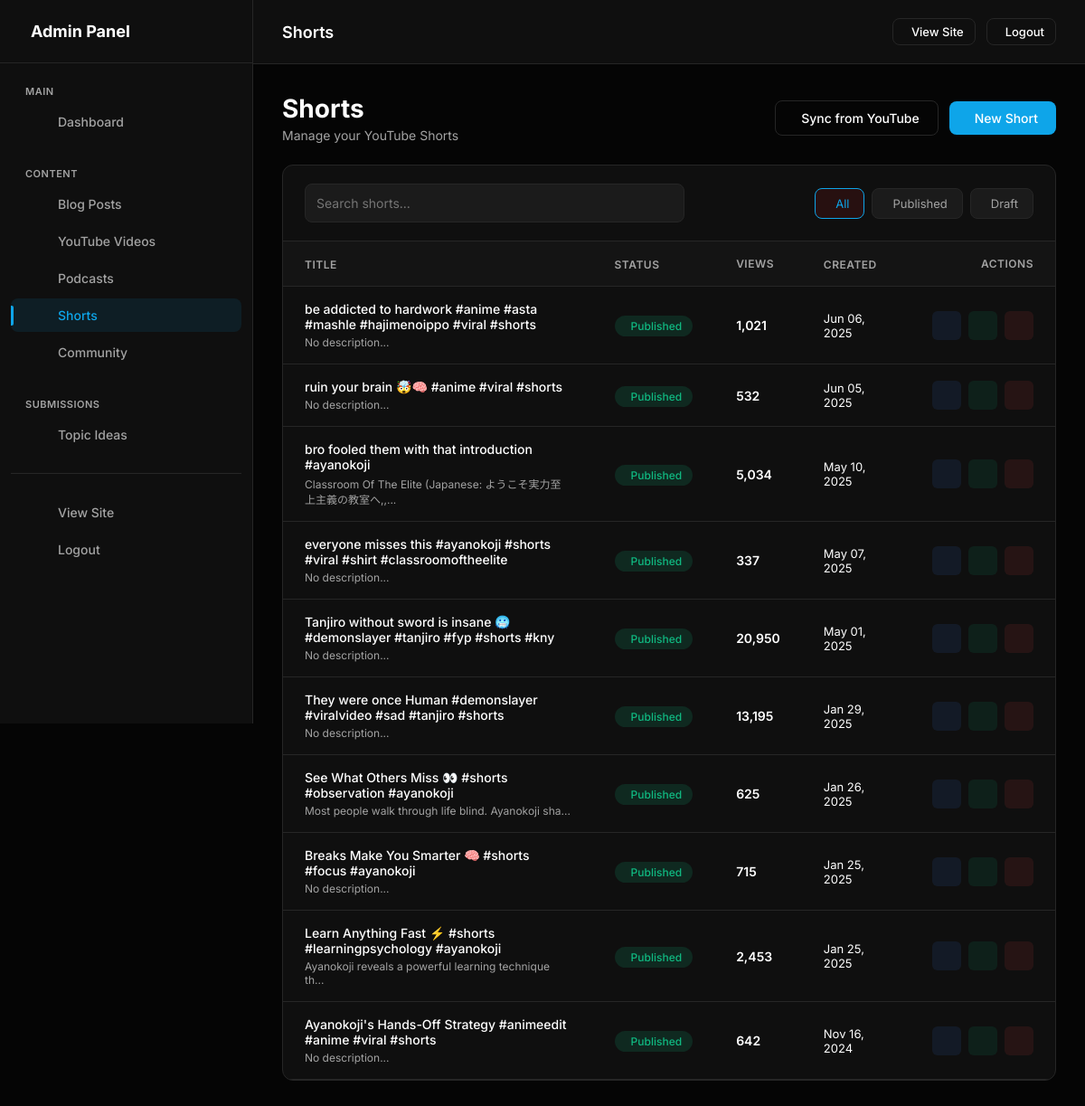
The page /admin/shorts (signed in) on the database its author committed.
### models.py (models this page shows, shortened)
class Short(db.Model):
    __tablename__ = 'shorts'
    id = db.Column(db.Integer, primary_key=True)
    title = db.Column(db.String(200), nullable=False)
    description = db.Column(db.Text)
    video_id = db.Column(db.String(50), unique=True, nullable=False, index=True)
    thumbnail_url = db.Column(db.String(500))
    duration = db.Column(db.String(20))
    published = db.Column(db.Boolean, default=False, index=True)
    created_at = db.Column(db.DateTime, default=datetime.utcnow, index=True)
    views = db.Column(db.Integer, default=0)
    likes = db.Column(db.Integer, default=0)

### app.py (the view)
    @app.route('/admin/shorts')
    @admin_required
    def admin_shorts_list():
        shorts = Short.query.order_by(Short.created_at.desc()).all()
        return render_template('admin/shorts_list.html', shorts=shorts)

### templates/admin/shorts_list.html (shortened to what this page needs)
{% extends "admin/base.html" %}
{% block page_title %}Shorts{% endblock %}
{% block content %}
<div class="page-header">
    <div>
        <h1 class="page-title">Shorts</h1>
        <p style="color: var(--text-muted); font-size: 14px; margin-top: 4px;">Manage your YouTube Shorts</p>
    </div>
    <div class="page-actions">
        <form method="POST" action="{{ url_for('admin_shorts_sync') }}" style="display: inline;">
            <button type="submit" class="btn btn-outline" title="Sync from YouTube">
                <span class="hide-mobile">Sync from YouTube</span>
            </button>
        </form>
        <a href="{{ url_for('admin_shorts_new') }}" class="btn btn-primary">
            <span class="hide-mobile">New Short</span>
        </a>
    </div>
</div>
<div class="filament-table-container">
    <div class="table-header">
        <div class="table-search">
            <input type="text" id="searchInput" placeholder="Search shorts..." onkeyup="filterTable()">
        </div>
        <div class="table-filters">
            <button class="filter-btn active" data-filter="all" onclick="filterByStatus('all')">
                All
            </button>
            <button class="filter-btn" data-filter="published" onclick="filterByStatus('published')">
                Published
            </button>
            <button class="filter-btn" data-filter="draft" onclick="filterByStatus('draft')">
                Draft
            </button>
        </div>
    </div>
    <div class="table-wrapper">
        <table class="filament-table">
            <thead>
                <tr>
                    <th class="sortable" onclick="sortTable(0)">
                        Title
                    </th>
                    <th class="sortable" onclick="sortTable(1)">
                        Status
                    </th>
                    <th>Views</th>
                    <th class="sortable hide-mobile" onclick="sortTable(2)">
                        Created
                    </th>
                    <th style="text-align: right;">Actions</th>
                </tr>
            </thead>
            <tbody id="tableBody">
                {% for short in shorts %}
                <tr data-status="{% if short.published %}published{% else %}draft{% endif %}" data-title="{{ short.title|lower }}">
                    <td>
                        <div style="font-weight: 500; margin-bottom: 4px;">{{ short.title }}</div>
                        <div style="font-size: 12px; color: var(--text-muted);">{{ short.description[:50] if short.description else 'No description' }}...</div>
                    </td>
                    <td>
                        <span class="status-badge {% if short.published %}published{% else %}draft{% endif %}">
                            {% if short.published %}Published{% else %}Draft{% endif %}
                        </span>
                    </td>
                    <td>
                        <span style="font-weight: 600;">{{ "{:,}".format(short.views or 0) }}</span>
                    </td>
                    <td class="hide-mobile">
                        <div style="font-size: 13px;">{{ short.created_at.strftime('%b %d, %Y') if short.created_at else 'N/A' }}</div>
                    </td>
                    <td>
                        <div class="action-buttons" style="justify-content: flex-end;">
                            <a href="https://youtube.com/shorts/{{ short.video_id }}" target="_blank" class="action-btn view" title="View on YouTube">
                            </a>
                            <form method="POST" action="{{ url_for('admin_shorts_toggle', id=short.id) }}" style="display: inline;">
                                <button type="submit" class="action-btn toggle" title="Toggle Status">
                                </button>
                            </form>
                            <form method="POST" action="{{ url_for('admin_shorts_delete', id=short.id) }}" style="display: inline;" onsubmit="return confirm('Delete this short?');">
                                <button type="submit" class="action-btn delete" title="Delete">
                                </button>
                            </form>
                        </div>
                    </td>
                </tr>
                {% endfor %}
            </tbody>
        </table>
    </div>
</div>
{% endblock %}

### templates/admin/base.html (style rules this page uses)
:root { --bg-body: #050505; --bg-card: #0f0f0f; --bg-card-hover: #141414; --border: #262626; --accent: #0ea5e9; --accent-hover: #0284c7; --text-main: #ffffff; --text-muted: #a3a3a3; --font-sans: 'Inter', sans-serif; --font-mono: 'JetBrains Mono', monospace; --success: #10b981; --warning: #f59e0b; --danger: #ef4444; }
* { margin: 0; padding: 0; box-sizing: border-box; }
body { background-color: var(--bg-body); color: var(--text-main); font-family: var(--font-sans); overflow-x: hidden; -webkit-font-smoothing: antialiased; min-height: 100vh; }
a { text-decoration: none; color: inherit; transition: 0.3s; }
button { border: none; background: none; cursor: pointer; font-family: inherit; }
.page-header { display: flex; justify-content: space-between; align-items: center; margin-bottom: 24px; flex-wrap: wrap; gap: 16px; }
.page-title { font-size: 28px; font-weight: 700; }
.page-actions { display: flex; gap: 12px; align-items: center; }
.filament-table-container { background: var(--bg-card); border: 1px solid var(--border); border-radius: 12px; overflow: hidden; }
.table-header { padding: 20px 24px; border-bottom: 1px solid var(--border); display: flex; justify-content: space-between; align-items: center; flex-wrap: wrap; gap: 16px; }
.table-search { position: relative; flex: 1; min-width: 240px; max-width: 420px; }
.table-search input { width: 100%; padding: 10px 16px 10px 40px; background: rgba(255,255,255,0.05); border: 1px solid var(--border); border-radius: 8px; color: var(--text-main); font-size: 14px; transition: all 0.2s; }
.table-filters { display: flex; gap: 8px; flex-wrap: wrap; }
.filter-btn { padding: 8px 16px; background: rgba(255,255,255,0.05); border: 1px solid var(--border); border-radius: 8px; color: var(--text-muted); font-size: 13px; cursor: pointer; transition: all 0.2s; display: flex; align-items: center; gap: 6px; }
.filter-btn.active { background: rgba(255,34,34,0.1); border-color: var(--accent); color: var(--accent); }
.table-wrapper { overflow-x: auto; }
.filament-table { width: 100%; border-collapse: collapse; }
.filament-table thead { background: rgba(255,255,255,0.02); }
.filament-table th { padding: 16px 24px; text-align: left; font-size: 12px; font-weight: 600; text-transform: uppercase; letter-spacing: 0.5px; color: var(--text-muted); border-bottom: 1px solid var(--border); white-space: nowrap; }
.filament-table th.sortable { cursor: pointer; user-select: none; transition: color 0.2s; }
.filament-table tbody tr { border-bottom: 1px solid var(--border); transition: background 0.2s; }
.filament-table td { padding: 16px 24px; font-size: 14px; color: var(--text-main); }
.status-badge { display: inline-flex; align-items: center; gap: 6px; padding: 4px 12px; border-radius: 12px; font-size: 12px; font-weight: 500; }
.status-badge.published { background: rgba(16,185,129,0.15); color: #10b981; }
.action-buttons { display: flex; gap: 8px; align-items: center; }
.action-btn { width: 32px; height: 32px; border-radius: 6px; display: flex; align-items: center; justify-content: center; transition: all 0.2s; cursor: pointer; border: 1px solid transparent; }
.action-btn.view { background: rgba(59,130,246,0.1); color: #3b82f6; }
.action-btn.delete { background: rgba(239,68,68,0.1); color: #ef4444; }
.action-btn.toggle { background: rgba(16,185,129,0.1); color: #10b981; }
.btn { padding: 10px 20px; border-radius: 8px; font-size: 14px; font-weight: 500; transition: all 0.3s ease; display: inline-flex; align-items: center; gap: 8px; cursor: pointer; border: none; }
.btn-primary { background: var(--accent); color: #fff; }
.btn-outline { border: 1px solid var(--border); color: var(--text-main); background: transparent; }
input[type="text"], input[type="password"], input[type="email"], input[type="url"], input[type="number"], textarea, select { width: 100%; padding: 12px; background: rgba(255,255,255,0.05); border: 1px solid var(--border); border-radius: 8px; color: #fff; font-size: 14px; font-family: inherit; box-sizing: border-box; }
.hide-mobile { display: table-cell; }

### rows shown on the page
Short: title "be addicted to hardwork #anime #asta #mashle #hajimenoippo #viral #shorts", description "No description", published "Published", views "1,021", created_at "Jun 06, 2025"
Short: title "ruin your brain 🤯🧠 #anime #viral #shorts", description "No description", published "Published", views "532", created_at "Jun 05, 2025"
Short: title "bro fooled them with that introduction #ayanokoji", description "Classroom Of The Elite (Japanese: ようこそ実力至上主義の教室へ,,", published "Published", views "5,034", created_at "May 10, 2025"
Short: title "everyone misses this #ayanokoji #shorts #viral #shirt #classroomoftheelite", description "No description", published "Published", views "337", created_at "May 07, 2025"
Short: title "Tanjiro without sword is insane 🥶 #demonslayer #tanjiro #fyp #shorts #kny", description "No description", published "Published", views "20,950", created_at "May 01, 2025"
Short: title "They were once Human #demonslayer #viralvideo #sad #tanjiro #shorts", description "No description", published "Published", views "13,195", created_at "Jan 29, 2025"
Short: title "See What Others Miss 👀 #shorts #observation #ayanokoji", description "Most people walk through life blind. Ayanokoji sha", published "Published", views "625", created_at "Jan 26, 2025"
Short: title "Breaks Make You Smarter 🧠 #shorts #focus #ayanokoji", description "No description", published "Published", views "715", created_at "Jan 25, 2025"
Short: title "Learn Anything Fast ⚡️ #shorts #learningpsychology #ayanokoji", description "Ayanokoji reveals a powerful learning technique th", published "Published", views "2,453", created_at "Jan 25, 2025"
Short: title "Ayanokoji's Hands-Off Strategy #animeedit #anime #viral #shorts", description "No description", published "Published", views "642", created_at "Nov 16, 2024"
